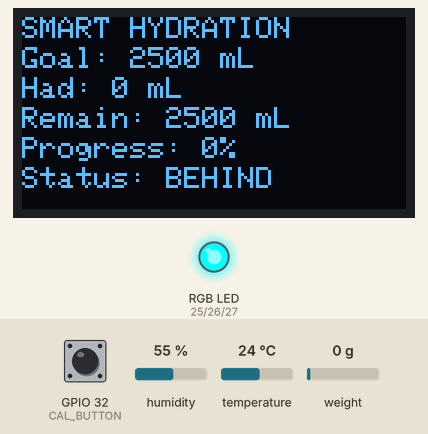
Bench run of a sketch on a simulated ESP32. Parts: 128×64 one-colour display, an RGB LED mixed from three pins (HIGH = lit). The inputs (shaded band) are chosen by the test bench; at power-on: GPIO 32 (CAL_BUTTON) HIGH, temperature 24 °C, weight on the scale 0 g, humidity 55 %. WiFi joins after 1.5 s; servers stay silent unless stated; random numbers use the default seed unless the sketch sets one; no MQTT or app messages arrive unless stated; what the sketch prints to the serial monitor is not drawn.

Above: at 5.2 s.
5.3 s: GPIO 32 (CAL_BUTTON) pulled LOW for 1.4 s
At 6.9 s:
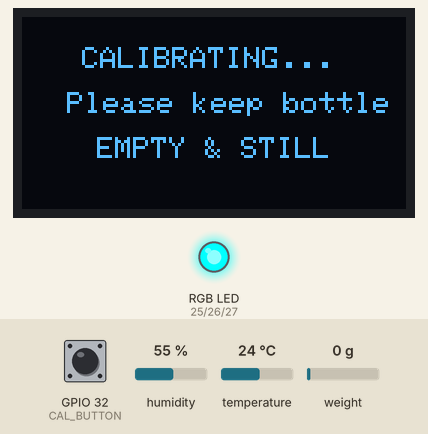
12.9 s: temperature set to 20.5 °C
17.2 s: temperature set to 19.5 °C
At 18.7 s:
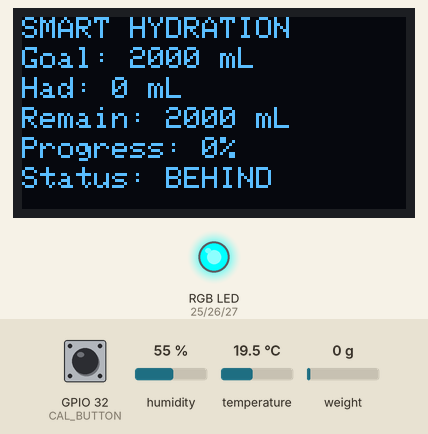
19.8 s: weight on the scale set to 100 g
22.1 s: GPIO 32 (CAL_BUTTON) pulled LOW for 1.4 s
At 27.3 s:
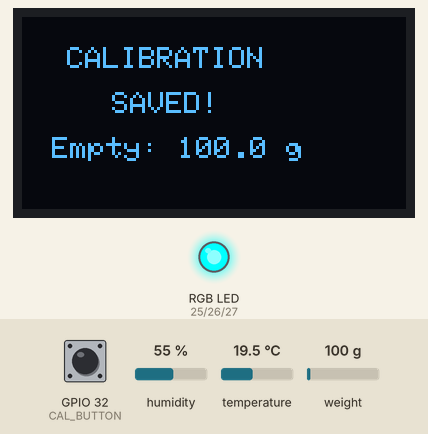
29.9 s: temperature set to 33 °C
At 31.8 s:
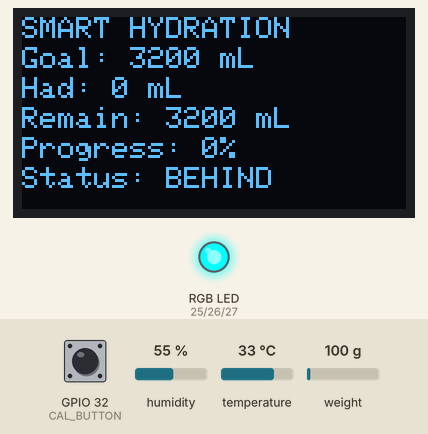
Timing chart, 0 to 33.3 s (numbered marks = the images above; inputs shaded):
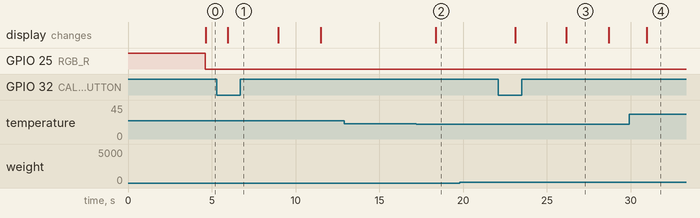

The sketch:

SmartHydrationBase.ino
```cpp
#include <Wire.h>
#include <Adafruit_GFX.h>
#include <Adafruit_SSD1306.h>
#include <DHT.h>
#include "HX711.h"
#include <WiFi.h>
#include <PubSubClient.h>

// =====================================================
// PIN DEFINITIONS
// =====================================================

#define HX711_DT 18
#define HX711_SCK 19

#define DHT_PIN 15
#define DHT_TYPE DHT22

#define OLED_SDA 21
#define OLED_SCL 22

#define RGB_R 25
#define RGB_G 26
#define RGB_B 27

#define CAL_BUTTON 32

// =====================================================
// WIFI AND MQTT SETTINGS
// =====================================================

const char* ssid = "Wokwi-GUEST";
const char* password = "";

const char* mqtt_server = "broker.hivemq.com";
const int mqtt_port = 1883;

// Keep this topic identical when configuring Unity.
const char* mqtt_topic =
  "smart_hydration_base/yuvasri/sensor_data";

WiFiClient espClient;
PubSubClient mqttClient(espClient);

// =====================================================
// OBJECTS
// =====================================================

HX711 scale;
DHT dht(DHT_PIN, DHT_TYPE);

#define SCREEN_WIDTH 128
#define SCREEN_HEIGHT 64

Adafruit_SSD1306 display(
  SCREEN_WIDTH,
  SCREEN_HEIGHT,
  &Wire,
  -1
);

// =====================================================
// CALIBRATION
// =====================================================

float calibrationFactor = 0.410000;
float emptyWeight = 280.37;

// =====================================================
// WATER VARIABLES
// =====================================================

float currentWeight = 0;
float currentWater = 0;

float previousWater = 0;
float consumedMl = 0;

bool waterInitialized = false;

// =====================================================
// TEMPERATURE / GOAL
// =====================================================

float temperatureC = 25.0;

float defaultGoalMl = 2500;
float userGoalMl = 0;

float effectiveGoalMl = 2500;
float remainingMl = 2500;
float percentComplete = 0;

// =====================================================
// TIME
// =====================================================

unsigned long startMillis = 0;
int elapsedMinutes = 0;

// 1 real second = 5 simulated minutes
const int ACTIVE_MINUTES = 960;

// =====================================================
// STATUS
// =====================================================

String pacingStatus = "SIGNIFICANTLY BEHIND";

// =====================================================
// BUTTON
// =====================================================

bool lastButtonState = HIGH;

// =====================================================
// RGB LED - COMMON ANODE
// =====================================================

void setRGB(int r, int g, int b)
{
  analogWrite(RGB_R, 255 - r);
  analogWrite(RGB_G, 255 - g);
  analogWrite(RGB_B, 255 - b);
}

// =====================================================
// TEMPERATURE GOAL
// =====================================================

void calculateGoal()
{
  if (temperatureC < 20)
  {
    defaultGoalMl = 2000;
  }
  else if (temperatureC <= 28)
  {
    defaultGoalMl = 2500;
  }
  else
  {
    defaultGoalMl = 3200;
  }

  if (userGoalMl > 0)
  {
    effectiveGoalMl = userGoalMl;
  }
  else
  {
    effectiveGoalMl = defaultGoalMl;
  }
}

// =====================================================
// PACING STATUS
// =====================================================

void calculatePacing()
{
  if (effectiveGoalMl <= 0)
  {
    pacingStatus = "SIGNIFICANTLY BEHIND";
    return;
  }

  float expectedMl =
    effectiveGoalMl *
    ((float)elapsedMinutes / ACTIVE_MINUTES);

  if (expectedMl < 1)
  {
    pacingStatus = "ON TRACK";
    return;
  }

  float ratio = consumedMl / expectedMl;

  if (ratio >= 0.9 && ratio <= 1.3)
  {
    pacingStatus = "ON TRACK";
  }
  else if (ratio >= 0.6 && ratio < 0.9)
  {
    pacingStatus = "SLIGHTLY BEHIND";
  }
  else if (ratio < 0.6)
  {
    pacingStatus = "SIGNIFICANTLY BEHIND";
  }
  else
  {
    pacingStatus = "TOO FAST";
  }
}

// =====================================================
// RGB STATUS
// =====================================================

void updateRGB()
{
  if (pacingStatus == "ON TRACK")
  {
    setRGB(0, 255, 0);
  }
  else if (pacingStatus == "SLIGHTLY BEHIND")
  {
    setRGB(255, 180, 0);
  }
  else if (pacingStatus == "SIGNIFICANTLY BEHIND")
  {
    setRGB(255, 0, 0);
  }
  else if (pacingStatus == "TOO FAST")
  {
    setRGB(0, 0, 255);
  }
  else
  {
    setRGB(0, 0, 0);
  }
}

// =====================================================
// OLED NORMAL DASHBOARD
// =====================================================

void updateOLED()
{
  display.clearDisplay();
  display.setTextColor(SSD1306_WHITE);
  display.setTextSize(1);

  display.setCursor(0, 0);
  display.print("SMART HYDRATION");

  display.setCursor(0, 10);
  display.print("Goal: ");
  display.print(effectiveGoalMl, 0);
  display.print(" mL");

  display.setCursor(0, 20);
  display.print("Had: ");
  display.print(consumedMl, 0);
  display.print(" mL");

  remainingMl = effectiveGoalMl - consumedMl;

  if (remainingMl < 0)
  {
    remainingMl = 0;
  }

  display.setCursor(0, 30);
  display.print("Remain: ");
  display.print(remainingMl, 0);
  display.print(" mL");

  if (effectiveGoalMl > 0)
  {
    percentComplete =
      (consumedMl / effectiveGoalMl) * 100.0;
  }
  else
  {
    percentComplete = 0;
  }

  if (percentComplete > 100)
  {
    percentComplete = 100;
  }

  if (percentComplete < 0)
  {
    percentComplete = 0;
  }

  display.setCursor(0, 40);
  display.print("Progress: ");
  display.print(percentComplete, 0);
  display.print("%");

  display.setCursor(0, 50);

  if (pacingStatus == "ON TRACK")
  {
    display.print("Status: ON TRACK");
  }
  else if (pacingStatus == "SLIGHTLY BEHIND")
  {
    display.print("Status: SLIGHTLY");
  }
  else if (pacingStatus == "TOO FAST")
  {
    display.print("Status: TOO FAST");
  }
  else
  {
    display.print("Status: BEHIND");
  }

  display.display();
}

// =====================================================
// OLED CALIBRATION SCREEN
// =====================================================

void showCalibrationScreen()
{
  display.clearDisplay();
  display.setTextColor(SSD1306_WHITE);
  display.setTextSize(1);

  display.setCursor(20, 10);
  display.println("CALIBRATING...");

  display.setCursor(15, 25);
  display.println("Please keep bottle");

  display.setCursor(25, 40);
  display.println("EMPTY & STILL");

  display.display();
}

// =====================================================
// OLED SAVED SCREEN
// =====================================================

void showCalibrationSaved()
{
  display.clearDisplay();
  display.setTextColor(SSD1306_WHITE);
  display.setTextSize(1);

  display.setCursor(15, 10);
  display.println("CALIBRATION");

  display.setCursor(30, 25);
  display.println("SAVED!");

  display.setCursor(10, 40);
  display.print("Empty: ");
  display.print(emptyWeight, 1);
  display.println(" g");

  display.display();
  delay(1500);
}

// =====================================================
// CALIBRATION
// =====================================================

void calibrateBottle()
{
  Serial.println();
  Serial.println("================================");
  Serial.println("BUTTON PRESSED!");
  Serial.println("CALIBRATING...");
  Serial.println("Keep bottle EMPTY and STILL");
  Serial.println("================================");

  showCalibrationScreen();
  delay(1000);

  if (scale.is_ready())
  {
    float newWeight = scale.get_units(20);

    if (newWeight < 0)
    {
      newWeight = 0;
    }

    emptyWeight = newWeight;

    Serial.print("Empty bottle weight = ");
    Serial.print(emptyWeight, 2);
    Serial.println(" g");

    Serial.println("CALIBRATION SAVED!");

    consumedMl = 0;
    previousWater = 0;
    waterInitialized = false;

    showCalibrationSaved();
  }
  else
  {
    Serial.println("ERROR: HX711 NOT READY!");

    display.clearDisplay();
    display.setTextColor(SSD1306_WHITE);
    display.setTextSize(1);

    display.setCursor(10, 20);
    display.println("HX711 ERROR!");

    display.setCursor(10, 35);
    display.println("Check sensor");

    display.display();
    delay(1500);
  }
}

// =====================================================
// READ BUTTON
// =====================================================

void checkButton()
{
  bool buttonState = digitalRead(CAL_BUTTON);

  if (lastButtonState == HIGH &&
      buttonState == LOW)
  {
    calibrateBottle();
  }

  lastButtonState = buttonState;
}

// =====================================================
// READ HX711
// =====================================================

void readWeight()
{
  if (!scale.is_ready())
  {
    return;
  }

  currentWeight = scale.get_units(10);

  if (currentWeight < 0)
  {
    currentWeight = 0;
  }

  currentWater = currentWeight - emptyWeight;

  if (currentWater < 0)
  {
    currentWater = 0;
  }

  if (!waterInitialized)
  {
    previousWater = currentWater;
    waterInitialized = true;
    return;
  }

  float difference = previousWater - currentWater;

  // WATER CONSUMED
  if (difference > 5)
  {
    consumedMl += difference;

    Serial.println();
    Serial.println("WATER CONSUMED!");

    Serial.print("Amount consumed = ");
    Serial.print(difference, 2);
    Serial.println(" mL");

    Serial.print("TOTAL CONSUMED = ");
    Serial.print(consumedMl, 2);
    Serial.println(" mL");
  }

  // REFILL DETECTED
  float refillDifference = currentWater - previousWater;

  if (refillDifference > 5)
  {
    Serial.println();
    Serial.println("REFILL DETECTED!");

    Serial.print("Water added = ");
    Serial.print(refillDifference, 2);
    Serial.println(" mL");
  }

  previousWater = currentWater;
}

// =====================================================
// READ TEMPERATURE
// =====================================================

void readTemperature()
{
  float temp = dht.readTemperature();

  if (!isnan(temp))
  {
    temperatureC = temp;
  }

  calculateGoal();
}

// =====================================================
// SERIAL DASHBOARD
// =====================================================

void printDashboard()
{
  Serial.println("--------------------------------");

  Serial.print("Temperature: ");
  Serial.print(temperatureC, 1);
  Serial.println(" C");

  Serial.print("Goal: ");
  Serial.print(effectiveGoalMl, 0);
  Serial.println(" mL");

  Serial.print("Bottle weight: ");
  Serial.print(currentWeight, 2);
  Serial.println(" g");

  Serial.print("Water in bottle: ");
  Serial.print(currentWater, 2);
  Serial.println(" mL");

  Serial.print("Consumed: ");
  Serial.print(consumedMl, 2);
  Serial.println(" mL");

  Serial.print("Remaining: ");
  Serial.print(remainingMl, 2);
  Serial.println(" mL");

  Serial.print("Progress: ");
  Serial.print(percentComplete, 1);
  Serial.println("%");

  Serial.print("Simulated time: ");
  Serial.print(elapsedMinutes);
  Serial.println(" min");

  Serial.print("STATUS: ");
  Serial.println(pacingStatus);

  Serial.println("--------------------------------");
}

// =====================================================
// MQTT PUBLISH SENSOR DATA
// =====================================================

void publishSensorData()
{
  // Recalculate values before sending.
  remainingMl = effectiveGoalMl - consumedMl;

  if (remainingMl < 0)
  {
    remainingMl = 0;
  }

  if (effectiveGoalMl > 0)
  {
    percentComplete =
      (consumedMl / effectiveGoalMl) * 100.0;
  }
  else
  {
    percentComplete = 0;
  }

  if (percentComplete > 100)
  {
    percentComplete = 100;
  }

  if (percentComplete < 0)
  {
    percentComplete = 0;
  }

  // JSON payload for Unity.
  // Water-level percentage is omitted because
  // maximum bottle capacity is not yet defined.
  String payload = "{";

  payload += "\"currentWaterMl\":";
  payload += String(currentWater, 2);

  payload += ",\"consumedMl\":";
  payload += String(consumedMl, 2);

  payload += ",\"temperatureC\":";
  payload += String(temperatureC, 1);

  payload += ",\"goalMl\":";
  payload += String(effectiveGoalMl, 0);

  payload += ",\"remainingMl\":";
  payload += String(remainingMl, 2);

  payload += ",\"percentComplete\":";
  payload += String(percentComplete, 1);

  payload += ",\"elapsedMinutes\":";
  payload += String(elapsedMinutes);

  payload += ",\"pacingStatus\":\"";
  payload += pacingStatus;
  payload += "\"";

  payload += "}";

  if (mqttClient.connected())
  {
    bool published = mqttClient.publish(
      mqtt_topic,
      payload.c_str()
    );

    if (published)
    {
      Serial.print("MQTT SENT: ");
      Serial.println(payload);
    }
    else
    {
      Serial.println("MQTT publish failed.");
    }
  }
}

// =====================================================
// WIFI CONNECTION
// =====================================================

void connectWiFi()
{
  Serial.print("Connecting to Wokwi WiFi");

  WiFi.mode(WIFI_STA);
  WiFi.begin(ssid, password);

  while (WiFi.status() != WL_CONNECTED)
  {
    delay(500);
    Serial.print(".");
  }

  Serial.println();
  Serial.println("WiFi connected!");
  Serial.print("IP address: ");
  Serial.println(WiFi.localIP());
}

// =====================================================
// MQTT CONNECTION
// =====================================================

void reconnectMQTT()
{
  while (!mqttClient.connected())
  {
    Serial.print("Connecting to MQTT broker...");

    String clientId = "SmartHydrationBase-";
    clientId += String(random(0xffff), HEX);

    if (mqttClient.connect(clientId.c_str()))
    {
      Serial.println("MQTT connected!");
      Serial.print("Publishing topic: ");
      Serial.println(mqtt_topic);
    }
    else
    {
      Serial.print("MQTT connection failed, state = ");
      Serial.println(mqttClient.state());

      delay(2000);
    }
  }
}

// =====================================================
// SETUP
// =====================================================

void setup()
{
  Serial.begin(115200);

  pinMode(CAL_BUTTON, INPUT_PULLUP);

  pinMode(RGB_R, OUTPUT);
  pinMode(RGB_G, OUTPUT);
  pinMode(RGB_B, OUTPUT);

  setRGB(0, 0, 0);

  dht.begin();

  scale.begin(HX711_DT, HX711_SCK);
  scale.set_scale(calibrationFactor);

  Wire.begin(OLED_SDA, OLED_SCL);

  if (!display.begin(
        SSD1306_SWITCHCAPVCC,
        0x3C))
  {
    Serial.println("OLED FAILED!");
  }
  else
  {
    Serial.println("OLED READY");
  }

  display.clearDisplay();
  display.setTextColor(SSD1306_WHITE);
  display.setTextSize(1);

  display.setCursor(10, 15);
  display.println("SMART HYDRATION");

  display.setCursor(25, 30);
  display.println("BASE");

  display.setCursor(25, 45);
  display.println("STARTING...");

  display.display();

  delay(2000);

  startMillis = millis();

  Serial.println();
  Serial.println("================================");
  Serial.println(" SMART HYDRATION BASE");
  Serial.println(" MQTT INTEGRATION");
  Serial.println("================================");

  // Initialize MQTT settings.
  mqttClient.setServer(mqtt_server, mqtt_port);
  mqttClient.setBufferSize(512);

  // Connect to Wokwi virtual Wi-Fi.
  connectWiFi();

  // Connect to the MQTT broker.
  reconnectMQTT();
}

// =====================================================
// LOOP
// =====================================================

void loop()
{
  // Keep network connections active.
  if (WiFi.status() != WL_CONNECTED)
  {
    connectWiFi();
  }

  if (!mqttClient.connected())
  {
    reconnectMQTT();
  }

  mqttClient.loop();

  // BUTTON
  checkButton();

  // TEMPERATURE
  readTemperature();

  // WEIGHT AND WATER
  readWeight();

  // SIMULATED TIME
  // 1 real second = 5 simulated minutes.
  unsigned long elapsedMillis = millis() - startMillis;
  elapsedMinutes = elapsedMillis / 200;

  // PACING
  calculatePacing();

  // RGB
  updateRGB();

  // OLED
  updateOLED();

  // SERIAL DASHBOARD AND MQTT DATA
  static unsigned long lastPublish = 0;

  if (millis() - lastPublish >= 2000)
  {
    lastPublish = millis();

    printDashboard();
    publishSensorData();
  }

  delay(100);
}
```

Measured:
- the behaviour switches between 20 and 19.9 °C on temperature (found by bisection; images 1 and 2)
- after the input at 5.3 s, the display: changes after 0.64 s (image 1)
- after the input at 12.9 s, every drawn part: stays the same
- after the input at 17.2 s, the display: changes after 1.2 s (image 2)
- after the input at 19.8 s, every drawn part: stays the same
- after the input at 22.1 s, the display: first changes after 1.0 s (image 3 shows a later state)
- after the input at 29.9 s, the display: changes after 1.1 s (image 4)
- what the display in image 3 shows lasts 2.6 s, from 26.1 s to 28.7 s
